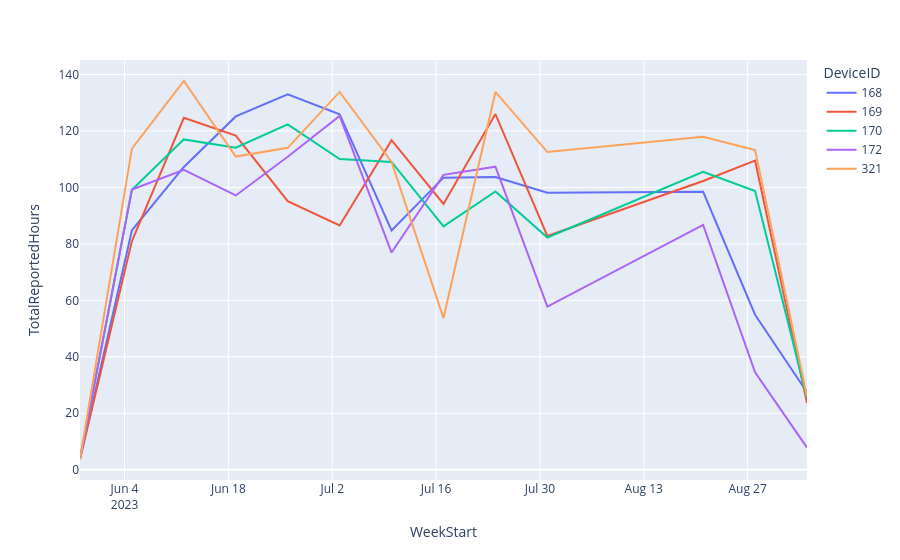

The cell this chart's notebook holds for it:
### Code cell
b=df.groupby(["WeekOfYear","DeviceID"])["TotalReportedHours"].sum().to_frame().reset_index()

print(df.head(20))

plot_df = b.copy()

plot_df["WeekStart"] = pd.to_datetime(
    plot_df["WeekOfYear"] + "-1",
    format="%Y-%W-%w"
)

fig2=px.line(
    plot_df,
    x="WeekStart",  
    y="TotalReportedHours",
    color="DeviceID"
)

fig2.show()

### Figure 1 — Plotly figure (JSON) as saved in the notebook; plotly's stock layout.template omitted (floating-point values rounded to 4 significant figures)
{"data": [{"hovertemplate": "DeviceID=168<br>WeekStart=%{x}<br>TotalReportedHours=%{y}<extra></extra>", "legendgroup": "168", "line": {"color": "#636efa", "dash": "solid"}, "marker": {"symbol": "circle"}, "mode": "lines", "name": "168", "orientation": "v", "showlegend": true, "type": "scatter", "x": ["2023-05-29T00:00:00", "2023-06-05T00:00:00", "2023-06-12T00:00:00", "2023-06-19T00:00:00", "2023-06-26T00:00:00", "2023-07-03T00:00:00", "2023-07-10T00:00:00", "2023-07-17T00:00:00", "2023-07-24T00:00:00", "2023-07-31T00:00:00", "2023-08-21T00:00:00", "2023-08-28T00:00:00", "2023-09-04T00:00:00"], "xaxis": "x", "y": [3.861, 84.79, 107.2, 125.1, 133.0, 125.9, 84.75, 103.4, 103.7, 98.12, 98.42, 54.91, 27.43], "yaxis": "y"}, {"hovertemplate": "DeviceID=169<br>WeekStart=%{x}<br>TotalReportedHours=%{y}<extra></extra>", "legendgroup": "169", "line": {"color": "#EF553B", "dash": "solid"}, "marker": {"symbol": "circle"}, "mode": "lines", "name": "169", "orientation": "v", "showlegend": true, "type": "scatter", "x": ["2023-05-29T00:00:00", "2023-06-05T00:00:00", "2023-06-12T00:00:00", "2023-06-19T00:00:00", "2023-06-26T00:00:00", "2023-07-03T00:00:00", "2023-07-10T00:00:00", "2023-07-17T00:00:00", "2023-07-24T00:00:00", "2023-07-31T00:00:00", "2023-08-21T00:00:00", "2023-08-28T00:00:00", "2023-09-04T00:00:00"], "xaxis": "x", "y": [3.819, 81.01, 124.6, 118.3, 95.14, 86.49, 116.7, 94.11, 126.0, 82.81, 102.3, 109.5, 23.59], "yaxis": "y"}, {"hovertemplate": "DeviceID=170<br>WeekStart=%{x}<br>TotalReportedHours=%{y}<extra></extra>", "legendgroup": "170", "line": {"color": "#00cc96", "dash": "solid"}, "marker": {"symbol": "circle"}, "mode": "lines", "name": "170", "orientation": "v", "showlegend": true, "type": "scatter", "x": ["2023-05-29T00:00:00", "2023-06-05T00:00:00", "2023-06-12T00:00:00", "2023-06-19T00:00:00", "2023-06-26T00:00:00", "2023-07-03T00:00:00", "2023-07-10T00:00:00", "2023-07-17T00:00:00", "2023-07-24T00:00:00", "2023-07-31T00:00:00", "2023-08-21T00:00:00", "2023-08-28T00:00:00", "2023-09-04T00:00:00"], "xaxis": "x", "y": [3.913, 99.16, 117.0, 114.1, 122.3, 110.0, 109.0, 86.19, 98.55, 82.25, 105.5, 98.72, 25.34], "yaxis": "y"}, {"hovertemplate": "DeviceID=172<br>WeekStart=%{x}<br>TotalReportedHours=%{y}<extra></extra>", "legendgroup": "172", "line": {"color": "#ab63fa", "dash": "solid"}, "marker": {"symbol": "circle"}, "mode": "lines", "name": "172", "orientation": "v", "showlegend": true, "type": "scatter", "x": ["2023-05-29T00:00:00", "2023-06-05T00:00:00", "2023-06-12T00:00:00", "2023-06-19T00:00:00", "2023-06-26T00:00:00", "2023-07-03T00:00:00", "2023-07-10T00:00:00", "2023-07-17T00:00:00", "2023-07-24T00:00:00", "2023-07-31T00:00:00", "2023-08-21T00:00:00", "2023-08-28T00:00:00", "2023-09-04T00:00:00"], "xaxis": "x", "y": [3.801, 99.22, 106.2, 97.14, 110.8, 125.3, 76.92, 104.4, 107.3, 57.79, 86.73, 34.53, 7.846], "yaxis": "y"}, {"hovertemplate": "DeviceID=321<br>WeekStart=%{x}<br>TotalReportedHours=%{y}<extra></extra>", "legendgroup": "321", "line": {"color": "#FFA15A", "dash": "solid"}, "marker": {"symbol": "circle"}, "mode": "lines", "name": "321", "orientation": "v", "showlegend": true, "type": "scatter", "x": ["2023-05-29T00:00:00", "2023-06-05T00:00:00", "2023-06-12T00:00:00", "2023-06-19T00:00:00", "2023-06-26T00:00:00", "2023-07-03T00:00:00", "2023-07-10T00:00:00", "2023-07-17T00:00:00", "2023-07-24T00:00:00", "2023-07-31T00:00:00", "2023-08-21T00:00:00", "2023-08-28T00:00:00", "2023-09-04T00:00:00"], "xaxis": "x", "y": [3.81, 113.7, 137.7, 110.9, 114.0, 133.8, 109.0, 53.71, 133.8, 112.5, 117.9, 113.2, 25.96], "yaxis": "y"}], "layout": {"legend": {"title": {"text": "DeviceID"}, "tracegroupgap": 0}, "margin": {"t": 60}, "xaxis": {"anchor": "y", "domain": [0, 1], "title": {"text": "WeekStart"}}, "yaxis": {"anchor": "x", "domain": [0, 1], "title": {"text": "TotalReportedHours"}}}}
